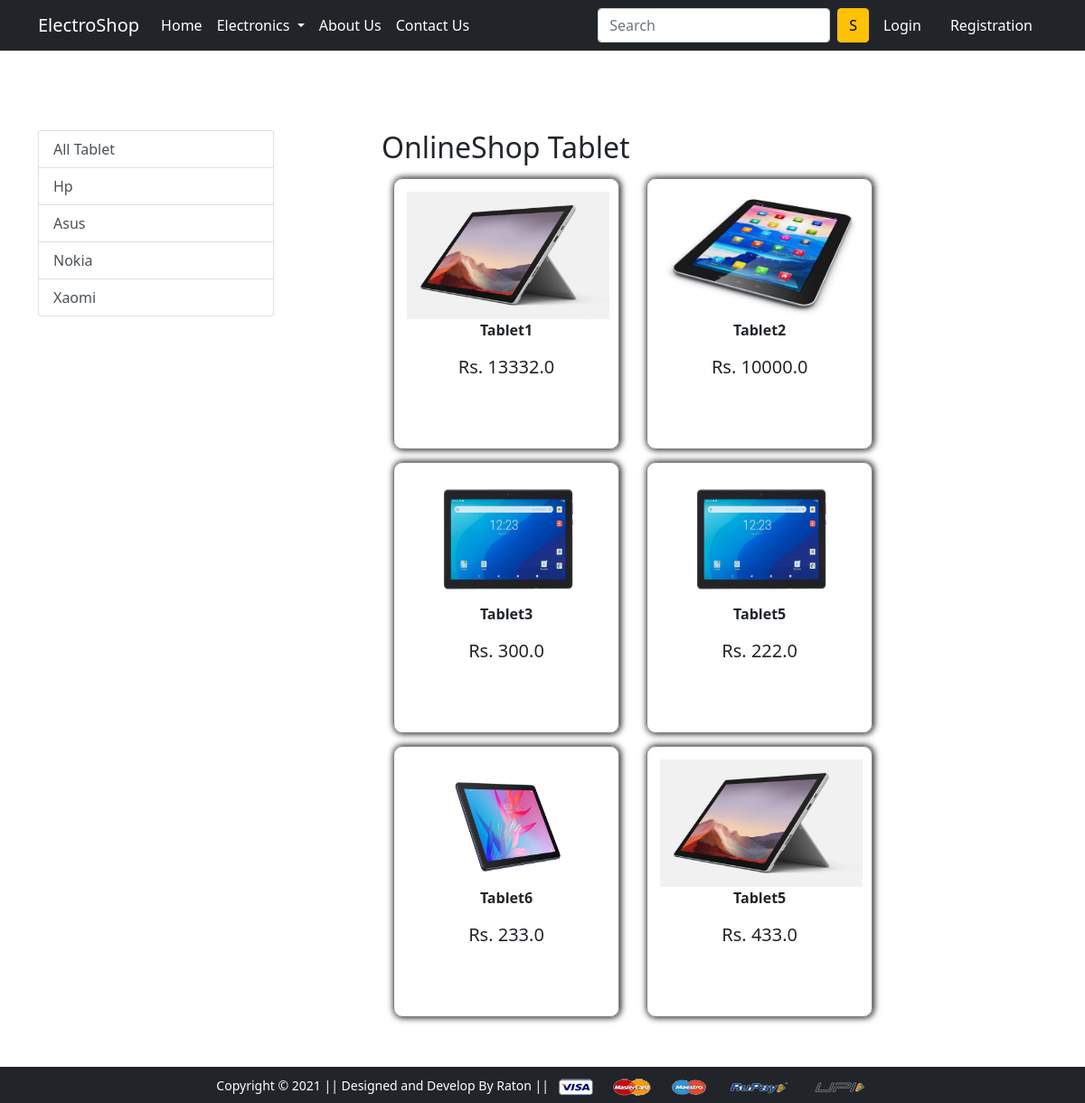
/tablet/, run on the app's committed database.
### app/models.py (models this page shows, shortened)
class Product(models.Model):
    title = models.CharField(max_length=100)
    selling_price = models.FloatField()
    discount_price = models.FloatField()
    description = models.TextField()
    brand = models.CharField(max_length=100)
    category = models.CharField(choices=CATEGORY_CHOICES, max_length=2)
    product_image = models.ImageField(upload_to='productimg')

### app/views.py (the view)
# urls.py: path('tablet/', views.tablet, name='tablet'),
def tablet(request, data=None):
    if data == None:
        tablet = Product.objects.filter(category='T')
    elif data == 'Xaomi' or data == 'Nokia' or data == 'Hp' or data == 'Asus':
        tablet = Product.objects.filter(category='T').filter(brand=data)
    return render(request, 'app/tablet.html', {'tablet': tablet})

### app/templates/app/tablet.html (shortened to what this page needs)
{% extends 'app/base.html' %}
{% load static %} {% block title %}Buy Now{%endblock title %}
{% block main-content %}
<div class="container my-5">
  <div class="row">
    <div class="col-sm-3">
      <div class="list-group" style="margin-top: 6rem !important">
        <a
          href="{% url 'tablet' %}"
          class="list-group-item list-group-item-action"
          >All Tablet</a
        >
        <a
          href="{% url 'tabletdata' 'Hp' %}"
          class="list-group-item list-group-item-action"
          >Hp</a
        >
        <a
          href="{% url 'tabletdata' 'Asus' %}"
          class="list-group-item list-group-item-action"
          >Asus</a
        >
        <a
          href="{% url 'tabletdata' 'Nokia' %}"
          class="list-group-item list-group-item-action"
          >Nokia</a
        >
        <a
          href="{% url 'tabletdata' 'Xaomi' %}"
          class="list-group-item list-group-item-action"
          >Xaomi</a
        >
      </div>
    </div>
    <div class="col-sm-8 offset-sm-1" style="margin-top: 6rem !important">
      <h2>OnlineShop Tablet</h2>
      <div class="tablet_page">
        {% for i in tablet %}
        <a href="{% url 'product-detail' i.id %}" class="btn"
          ><div class="item">
            <img src="{{i.product_image.url}}" alt="" height="150px" />
            <p class="fw-bold">{{i.title}}</p>
            <br />
            <p class="mb-dis fs-5" style="margin-top: -26px">
              Rs. {{i.discount_price}}
            </p>
          </div></a
        >
        {% endfor %}
      </div>
    </div>
  </div>
</div>
{% endblock main-content %}

### app/static/app/css/style.css (style rules this page uses)
.item { height: 300px; width: 250px; padding: 14px; border: 1px solid gray; box-shadow: 1px 0px 7px 1px; }

### data on the page
Product: product_image (picture), title "Tablet1", discount_price "13332.0"
Product: product_image (picture), title "Tablet2", discount_price "10000.0"
Product: product_image (picture), title "Tablet3", discount_price "300.0"
Product: product_image (picture), title "Tablet5", discount_price "222.0"
Product: product_image (picture), title "Tablet6", discount_price "233.0"
Product: product_image (picture), title "Tablet5", discount_price "433.0"
